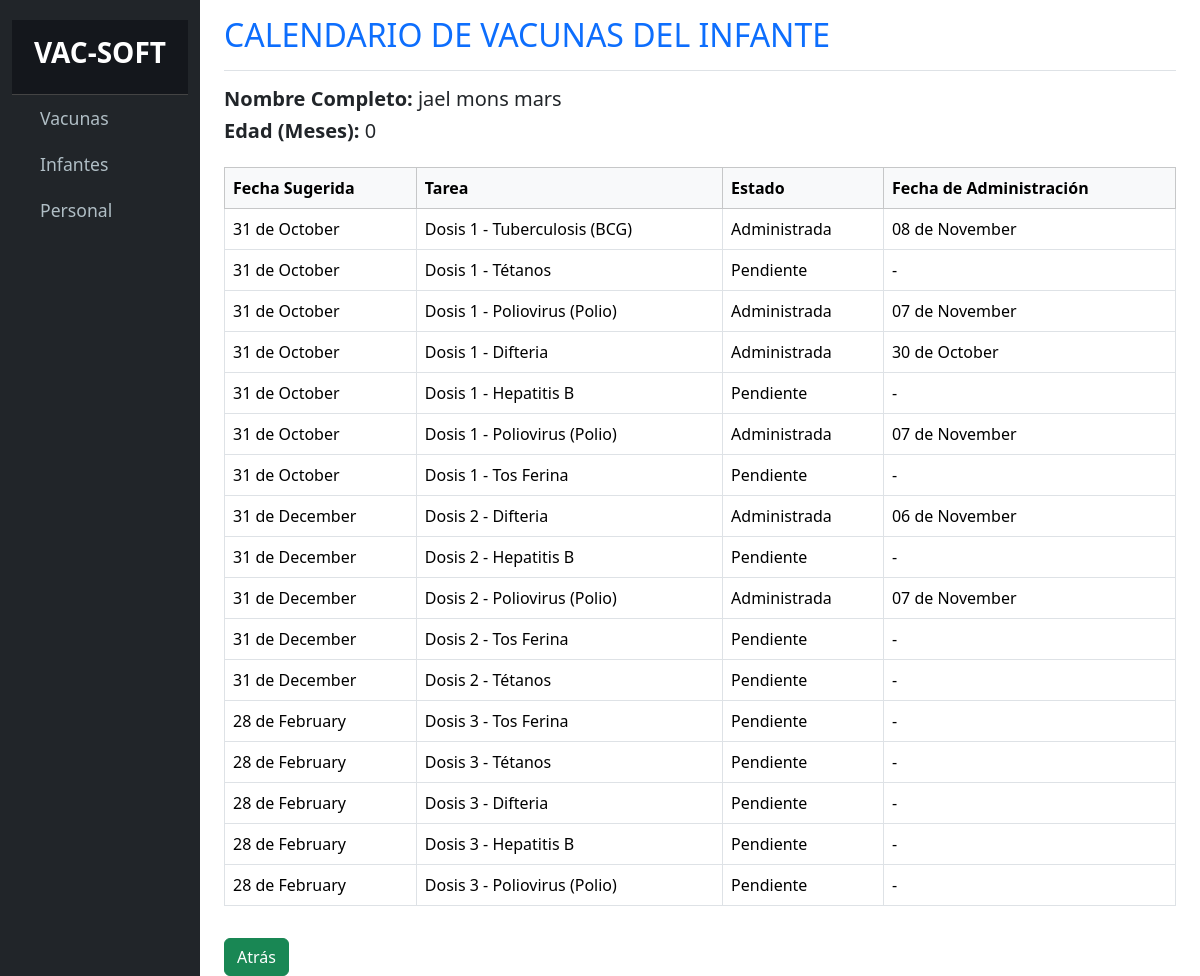
The app's page /calendario_infante.php?id=1 with its own data.
### tables this page shows
CREATE TABLE `vacuna_tipo` (
  `id` bigint(20) NOT NULL,
  `tipo` varchar(255) NOT NULL,
  `dosis_requeridas` int(11) NOT NULL
);

### calendario_infante.php (the view, shortened to what this page needs)
<?php
include_once 'conexion.php';
$id_infante = $_GET['id'] ?? null;
$query_infante = "SELECT nombre, apellido_paterno, apellido_materno, fecha_nacimiento FROM niños WHERE id = ?";
$stmt = $conn->prepare($query_infante);
$stmt->bind_param("i", $id_infante);
$stmt->execute();
$result_infante = $stmt->get_result();
$infante = $result_infante->fetch_assoc();
function calcularEdadEnMeses($fechaNacimiento)
{
    $fechaActual = new DateTime();
    $fechaNac = new DateTime($fechaNacimiento);
    $diferencia = $fechaActual->diff($fechaNac);
    return ($diferencia->y * 12) + $diferencia->m;
}
$edad_meses = calcularEdadEnMeses($infante['fecha_nacimiento']);
$query_calendario = "
    SELECT
        vacuna_tipo.id AS tipo_id,
        vacuna_tipo.tipo AS vacuna,
        calendario.numero_dosis,
        vacunaciones.fecha_administracion,
        DATE_ADD(?, INTERVAL ((calendario.numero_dosis - 1) * 2) MONTH) AS fecha_sugerida,
        IF(vacunaciones.fecha_administracion IS NULL, 'Pendiente', 'Administrada') AS estado
    FROM vacuna_tipo
    JOIN (SELECT 1 AS numero_dosis UNION SELECT 2 UNION SELECT 3 UNION SELECT 4) AS calendario
        ON calendario.numero_dosis <= vacuna_tipo.dosis_requeridas
    LEFT JOIN vacunaciones
        ON vacuna_tipo.id = vacunaciones.tipo_id
        AND vacunaciones.id_nino = ?
        AND vacunaciones.numero_dosis = calendario.numero_dosis
    ORDER BY fecha_sugerida ASC";
$stmt_calendario = $conn->prepare($query_calendario);
$stmt_calendario->bind_param("si", $infante['fecha_nacimiento'], $id_infante);
$stmt_calendario->execute();
$result_calendario = $stmt_calendario->get_result();
?>
<!DOCTYPE html>
<html lang="es">
<head>
    <link rel="stylesheet" href="css/bootstrap.min.css">
    <link rel="stylesheet" href="css/styles.css">
</head>
<body>
    <div class="container-fluid">
        <div class="row">
            <nav id="sidebar" class="col-md-3 col-lg-2 d-md-block sidebar bg-dark">
                <div class="position-sticky">
                    <div class="sidebar-header p-3 text-center">
                        <h3 class="text-white"><strong>VAC-SOFT</strong></h3>
                    </div>
                    <ul class="nav flex-column">
                        <li class="nav-item">
                            <a class="nav-link" href="index.php">
                                <i class="bi bi-arrow-right-circle me-2"></i> Vacunas
                            </a>
                        </li>
                        <li class="nav-item">
                            <a class="nav-link" href="infantes.php">
                                <i class="bi bi-people me-2"></i> Infantes
                            </a>
                        </li>
                        <li class="nav-item">
                            <a class="nav-link" href="personal.php">
                                <i class="bi bi-person-badge me-2"></i> Personal
                            </a>
                        </li>
                    </ul>
                </div>
            </nav>
            <main class="col-md-9 ms-sm-auto col-lg-10 px-md-4">
                <div class="d-flex justify-content-between flex-wrap flex-md-nowrap align-items-center pt-3 pb-2 mb-3 border-bottom">
                    <h1 class="h2 text-primary">CALENDARIO DE VACUNAS DEL INFANTE</h1>
                </div>
                <div class="mb-4">
                    <h5><strong>Nombre Completo:</strong> <?php echo $infante['nombre'] . ' ' . $infante['apellido_paterno'] . ' ' . $infante['apellido_materno']; ?></h5>
                    <h5><strong>Edad (Meses):</strong> <?php echo $edad_meses; ?></h5>
                </div>
                <div class="table-responsive">
                    <table class="table table-bordered">
                        <thead class="table-light">
                            <tr>
                                <th>Fecha Sugerida</th>
                                <th>Tarea</th>
                                <th>Estado</th>
                                <th>Fecha de Administración</th>
                            </tr>
                        </thead>
                        <tbody>
                            <?php while ($row = $result_calendario->fetch_assoc()) : ?>
                                <tr>
                                    <td><?php echo strftime("%d de %B", strtotime($row['fecha_sugerida'])); ?></td>
                                    <td><?php echo 'Dosis ' . $row['numero_dosis'] . ' - ' . $row['vacuna']; ?></td>
                                    <td><?php echo $row['estado']; ?></td>
                                    <td><?php echo $row['fecha_administracion'] ? strftime("%d de %B", strtotime($row['fecha_administracion'])) : '-'; ?></td>
                                </tr>
                            <?php endwhile; ?>
                        </tbody>
                    </table>
                </div>
                <div class="mt-3">
                    <a href="informacion_infante.php?id=<?php echo $id_infante; ?>" class="btn btn-success">Atrás</a>
                </div>
            </main>
        </div>
    </div>
</body>
</html>

### css/styles.css (style rules this page uses)
#sidebar { background-color: #1c1f26; color: #ffffff; min-height: 100vh; padding-top: 20px; }
#sidebar .sidebar-header { font-size: 1.5rem; font-weight: bold; background-color: #14171c; padding: 20px; border-bottom: 1px solid #444; }
#sidebar .nav-link { color: #b0bec5; font-size: 1.1rem; padding: 10px 20px; display: flex; align-items: center; transition: all 0.3s ease; }

### records on screen
niños: nombre "jael", apellido_paterno "mons", apellido_materno "mars", fecha_nacimiento "0"
vacuna_tipo: fecha_sugerida "31 de October", numero_dosis "1", tipo "Tuberculosis (BCG)", estado "Administrada", fecha_administracion "08 de November"
vacuna_tipo: fecha_sugerida "31 de October", numero_dosis "1", tipo "Tétanos", estado "Pendiente", fecha_sugerida "31 de December", numero_dosis "2", fecha_sugerida "28 de February", numero_dosis "3"
vacuna_tipo: fecha_sugerida "31 de October", numero_dosis "1", tipo "Poliovirus (Polio)", estado "Administrada", fecha_administracion "07 de November", fecha_sugerida "31 de December", numero_dosis "2", fecha_sugerida "28 de February", numero_dosis "3", estado "Pendiente"
vacuna_tipo: fecha_sugerida "31 de October", numero_dosis "1", tipo "Difteria", estado "Administrada", fecha_administracion "30 de October", fecha_sugerida "31 de December", numero_dosis "2", fecha_administracion "06 de November", fecha_sugerida "28 de February", numero_dosis "3", estado "Pendiente"
vacuna_tipo: fecha_sugerida "31 de October", numero_dosis "1", tipo "Hepatitis B", estado "Pendiente", fecha_sugerida "31 de December", numero_dosis "2", fecha_sugerida "28 de February", numero_dosis "3"
vacuna_tipo: fecha_sugerida "31 de October", numero_dosis "1", tipo "Tos Ferina", estado "Pendiente", fecha_sugerida "31 de December", numero_dosis "2", fecha_sugerida "28 de February", numero_dosis "3"
